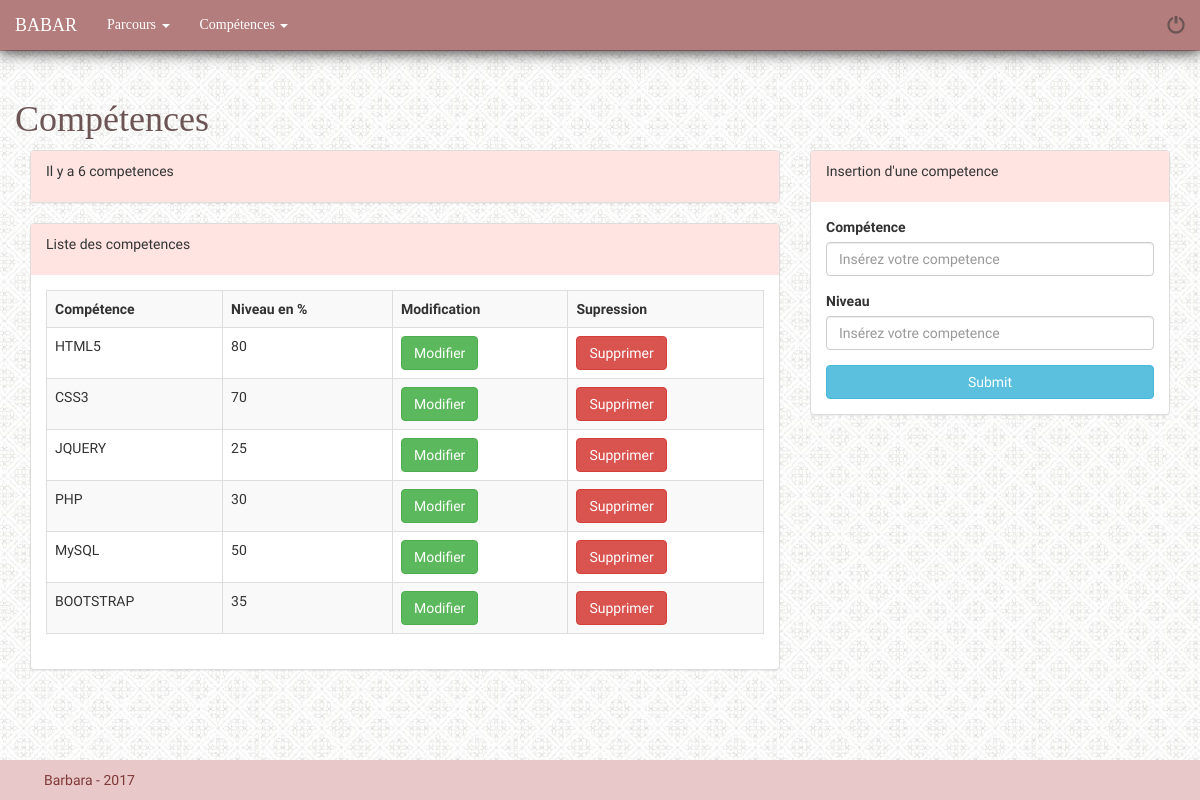
Page /admin/competencesOLD.php (signed in) on the committed database.
### tables this page shows
CREATE TABLE `t_utilisateurs` (
  `id_utilisateur` int(3) NOT NULL,
  `prenom` varchar(30) NOT NULL,
  `nom` varchar(30) NOT NULL,
  `email` varchar(50) NOT NULL,
  `telephone` int(10) UNSIGNED ZEROFILL NOT NULL,
  `mdp` varchar(12) NOT NULL,
  `pseudo` varchar(30) NOT NULL,
  `avatar` varchar(30) NOT NULL,
  `age` int(3) NOT NULL,
  `date_naissance` date NOT NULL,
  `sexe` enum('H','F') NOT NULL,
  `etat_civil` enum('Mr','Mme') NOT NULL,
  `adresse` varchar(50) NOT NULL,
  `code_postal` int(5) UNSIGNED ZEROFILL NOT NULL,
  `ville` varchar(30) NOT NULL,
  `pays` varchar(20) NOT NULL,
  `site_web` varchar(50) NOT NULL
);

CREATE TABLE `t_competences` (
  `id_competence` int(3) NOT NULL,
  `competence` varchar(30) NOT NULL,
  `c_niveau` int(3) NOT NULL,
  `categorie` enum('dev_front','dev_back','framework') NOT NULL,
  `utilisateur_id` int(3) NOT NULL
);

### admin/inc/init.inc.php (called while the page is built, shortened)
<?php
$hote='localhost';
$bdd='site_cv';
$utilisateur='root';
$passe='';
$pdoCV = new PDO('mysql:host='.$hote.';dbname='.$bdd, $utilisateur, $passe);
$pdoCV -> exec("SET NAMES utf8");
$sql = $pdoCV -> query("SELECT * FROM t_utilisateurs WHERE id_utilisateur = '1'");
$ligne_utilisateur = $sql -> fetch(PDO::FETCH_ASSOC);

### admin/competencesOLD.php (the view, shortened to what this page needs)
<?php
include('inc/init.inc.php');
if(isset($_SESSION['connexion']) && $_SESSION['connexion']=='connecté'){
    $id_utilisateur = $_SESSION['id_utilisateur'];
}else{
    header('location: connexionAdmin.php');
}
    $sql = $pdoCV -> prepare("SELECT * FROM t_competences WHERE utilisateur_id = '$id_utilisateur'");
    $sql -> execute();
    $nbr_competences =  $sql -> rowCount();
include('inc/header.inc.php');
include('inc/nav.inc.php');
?>
<div class="container">
    <div class="row">
        <h1> Compétences</h1>
    </div>
    <div class="row">
        <div class="col-md-8">
            <div class="panel panel-default">
                <div class="panel-heading">
                    <p> Il y a <?php if ($nbr_competences <= 1){
                        echo $nbr_competences.' competence';
                    }else{
                        echo $nbr_competences.' competences';
                    }?></p>
                </div>
            </div>
            <div class="panel panel-default">
                <div class="panel-heading">
                    <p>Liste des competences</p>
                </div>
                <div class="panel-body">
                    <div class="table-responsive">
                    <table class="table table-bordered table-striped">
                        <tr>
                            <th>Compétence</th>
                            <th>Niveau en %</th>
                            <th>Modification</th>
                            <th>Supression</th>
                        </tr>
                        <tr>
                        <?php while($ligne_competence = $sql -> fetch(PDO::FETCH_ASSOC) ) {?>
                           <td><?php echo $ligne_competence['competence'] ;?></td>
                           <td><?php echo $ligne_competence['c_niveau'] ;?></td>
                           <td><a href="modif_competence.php?id_competence=<?= $ligne_competence['id_competence']; ?>"><button type="button" class="btn btn-success">Modifier</button></a></td>
                           <td><a href="competences.php?id_competence=<?= $ligne_competence['id_competence']; ?>"><button type="button" class="btn btn-danger">Supprimer</button></a></td>
                       </tr>
                        <?php } ?>
                    </table>
                    </div>
                </div>
            </div>
        </div>
        <div class="col-md-4">
            <div class="panel panel-default">
                <div class="panel-heading">
                        <p>Insertion d'une competence</p>
                </div>
                <div class="panel-body">
                    <form action="competences.php" method="post">
                        <div class="form-group">
                            <label for="competence">Compétence</label>
                            <input type="text" class="form-control" id="competence" name="competence" placeholder="Insérez votre competence">
                        </div>
                        <div class="form-group">
                            <label for="c_niveau">Niveau</label>
                            <input type="text" class="form-control" id="c_niveau" name="c_niveau" placeholder="Insérez votre competence">
                        </div>
                        <button type="submit" class="btn btn-info btn-block">Submit</button>
                    </form>
                </div>
            </div>
        </div>
    </div>
</div>
<?php include('inc/footer.inc.php'); ?>

### admin/inc/nav.inc.php (shortened to what this page needs)
<body>
    <nav class="navbar navbar-fixed-top navbar-inverse couleur">
        <div class="container-fluid shadowNav">
                <div class="navbar-header">
                    <a class="navbar-brand" href="profil.php"><?= $ligne_utilisateur['pseudo'] ?></a>
                </div>
                <div class="collapse navbar-collapse" id="bs-example-navbar-collapse-1">
                    <ul class="nav navbar-nav">
                        <li class="dropdown">
                            <a href="#" class="dropdown-toggle" data-toggle="dropdown" role="button" aria-haspopup="true" aria-expanded="false">Parcours <span class="caret"></span></a>
                       </li>
                       <li class="dropdown">
                             <a href="#" class="dropdown-toggle" data-toggle="dropdown" role="button" aria-haspopup="true" aria-expanded="false">Compétences <span class="caret"></span></a>
                         </li>
                     </ul>
                     <div class="nav navbar-nav navbar-right">
                            <a class="navbar-brand" href="connexionAdmin.php?action=deconnexion"><span class="glyphicon glyphicon-off" aria-hidden="true"></a>
                     </div>
                 </div>
             </div>
        </nav>
    <section>

### admin/css/style.css (style rules this page uses)
html { position: relative; min-height: 100%; }
body { margin-bottom: 60px; background: url(../img/bg.jpg) repeat; font-family: 'Amaranth', sans-serif; }
* { margin: 0; }
h1 { font-family: 'Spectral SC', serif; color: #6D5555; margin-top: 100px; }
.couleur { background-color: #B47D7D; border-color: #D9A9A9; }
.navbar-inverse .navbar-nav>li>a { color: #FFF; font-family: 'Spectral SC', serif; }
.navbar-inverse .navbar-brand { color: #6D5555; font-family: 'Spectral SC', serif; }
.panel-default>.panel-heading { background-color: mistyrose; border-color: mistyrose; }
.shadowNav { box-shadow: 0px 2px 14px 1px rgba(0,0,0,0.75); }

### rows in the picture
t_utilisateurs: pseudo "BABAR"
t_competences: competence "HTML5", c_niveau "80"
t_competences: competence "CSS3", c_niveau "70"
t_competences: competence "JQUERY", c_niveau "25"
t_competences: competence "PHP", c_niveau "30"
t_competences: competence "MySQL", c_niveau "50"
t_competences: competence "BOOTSTRAP", c_niveau "35"

### other values in the picture
$nbr_competences "6"
